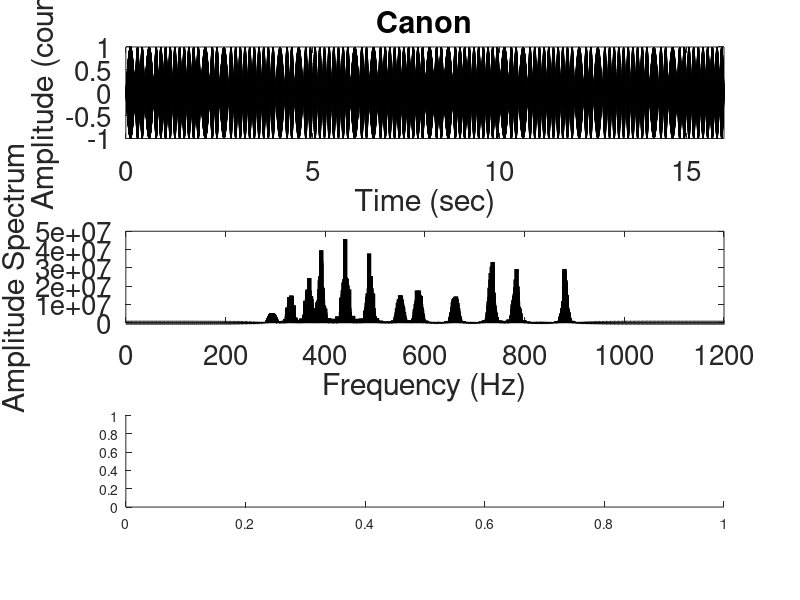

This figure's MATLAB source: (Note: this script raises an error after producing the figure.)
clear; clc; close all;
% This is a class exercise of Modern Signal Analysis and Data Processing.
% Modified from https://blog.csdn.net/stk10/article/details/8922621
% Haoran Meng, Fengjiang Ju & Wenyue Xia, Feb 14, 2023
% Modified by Mijia Chai, Fuhua Zheng, Yuxing Pan, Feb 21 2024

fs = 44100; % sampling rate 
dt = 1/fs; 

T16 = 0.125; 

t16 = 0:dt:T16; % Num:5513, from 0 to 0.125
[~, k] = size(t16); % k=5513
t4 = linspace(0,4*T16,4*k); % 0-0.5
t8 = linspace(0,2*T16,2*k); % 0-0.25
[~, i] = size(t4); % i=22052
[~, j] = size(t8); % j=11026

% Modification functions 
% (Half period of sine funcion for modificating single frequency signal)
mod4 = sin(pi*t4/t4(end)); % N=22052
mod8 = sin(pi*t8/t8(end)); % N/2
mod16 = sin(pi*t16/t16(end)); % N/4

f0 = 2*146.8; % reference frequency(standard)

%Scaling parametres
ScaleTable = [2/3 3/4 5/6 15/16 ... 
1 9/8 5/4 4/3 3/2 5/3 9/5 15/8 ... 
2 9/4 5/2 8/3 3 10/3 15/4 4 ... 
1/2 9/16 5/8]; 

% 1/4 notes 
do0f = mod4.*cos(2*pi*ScaleTable(21)*f0*t4); %mod4 and t4 have the same length.
re0f = mod4.*cos(2*pi*ScaleTable(22)*f0*t4); 
mi0f = mod4.*cos(2*pi*ScaleTable(23)*f0*t4); 
fa0f = mod4.*cos(2*pi*ScaleTable(1)*f0*t4); 
so0f = mod4.*cos(2*pi*ScaleTable(2)*f0*t4); 
la0f = mod4.*cos(2*pi*ScaleTable(3)*f0*t4); 
ti0f = mod4.*cos(2*pi*ScaleTable(4)*f0*t4);

do1f = mod4.*cos(2*pi*ScaleTable(5)*f0*t4); 
re1f = mod4.*cos(2*pi*ScaleTable(6)*f0*t4); 
mi1f = mod4.*cos(2*pi*ScaleTable(7)*f0*t4); 
fa1f = mod4.*cos(2*pi*ScaleTable(8)*f0*t4); 
so1f = mod4.*cos(2*pi*ScaleTable(9)*f0*t4); 
la1f = mod4.*cos(2*pi*ScaleTable(10)*f0*t4); 
tb1f = mod4.*cos(2*pi*ScaleTable(11)*f0*t4); 
ti1f = mod4.*cos(2*pi*ScaleTable(12)*f0*t4); 

do2f = mod4.*cos(2*pi*ScaleTable(13)*f0*t4); 
re2f = mod4.*cos(2*pi*ScaleTable(14)*f0*t4); 
mi2f = mod4.*cos(2*pi*ScaleTable(15)*f0*t4); 
fa2f = mod4.*cos(2*pi*ScaleTable(16)*f0*t4); 
so2f = mod4.*cos(2*pi*ScaleTable(17)*f0*t4); 
la2f = mod4.*cos(2*pi*ScaleTable(18)*f0*t4); 
ti2f = mod4.*cos(2*pi*ScaleTable(19)*f0*t4); 
do3f = mod4.*cos(2*pi*ScaleTable(20)*f0*t4); 

blkf = zeros(1,i); %i is the length of t4

% 1/8 notes 
fa0e = mod8.*cos(2*pi*ScaleTable(1)*f0*t8); 
so0e = mod8.*cos(2*pi*ScaleTable(2)*f0*t8); 
la0e = mod8.*cos(2*pi*ScaleTable(3)*f0*t8); 
ti0e = mod8.*cos(2*pi*ScaleTable(4)*f0*t8); 

do1e = mod8.*cos(2*pi*ScaleTable(5)*f0*t8); 
re1e = mod8.*cos(2*pi*ScaleTable(6)*f0*t8); 
mi1e = mod8.*cos(2*pi*ScaleTable(7)*f0*t8); 
fa1e = mod8.*cos(2*pi*ScaleTable(8)*f0*t8); 
so1e = mod8.*cos(2*pi*ScaleTable(9)*f0*t8); 
la1e = mod8.*cos(2*pi*ScaleTable(10)*f0*t8); 
tb1e = mod8.*cos(2*pi*ScaleTable(11)*f0*t8); 
ti1e = mod8.*cos(2*pi*ScaleTable(12)*f0*t8); 

do2e = mod8.*cos(2*pi*ScaleTable(13)*f0*t8); 
re2e = mod8.*cos(2*pi*ScaleTable(14)*f0*t8); 
mi2e = mod8.*cos(2*pi*ScaleTable(15)*f0*t8); 
fa2e = mod8.*cos(2*pi*ScaleTable(16)*f0*t8); 
so2e = mod8.*cos(2*pi*ScaleTable(17)*f0*t8); 
la2e = mod8.*cos(2*pi*ScaleTable(18)*f0*t8); 
ti2e = mod8.*cos(2*pi*ScaleTable(19)*f0*t8); 
do3e = mod8.*cos(2*pi*ScaleTable(20)*f0*t8); 
blke = zeros(1,j); %j is the length of t8

% 1/16 notes 
fa0s = mod16.*cos(2*pi*ScaleTable(1)*f0*t16); 
so0s = mod16.*cos(2*pi*ScaleTable(2)*f0*t16); 
la0s = mod16.*cos(2*pi*ScaleTable(3)*f0*t16); 
ti0s = mod16.*cos(2*pi*ScaleTable(4)*f0*t16); 
do1s = mod16.*cos(2*pi*ScaleTable(5)*f0*t16); 
re1s = mod16.*cos(2*pi*ScaleTable(6)*f0*t16); 
mi1s = mod16.*cos(2*pi*ScaleTable(7)*f0*t16); 
fa1s = mod16.*cos(2*pi*ScaleTable(8)*f0*t16); 
so1s = mod16.*cos(2*pi*ScaleTable(9)*f0*t16); 
la1s = mod16.*cos(2*pi*ScaleTable(10)*f0*t16); 
tb1s = mod16.*cos(2*pi*ScaleTable(11)*f0*t16); 
ti1s = mod16.*cos(2*pi*ScaleTable(12)*f0*t16); 
do2s = mod16.*cos(2*pi*ScaleTable(13)*f0*t16); 
re2s = mod16.*cos(2*pi*ScaleTable(14)*f0*t16); 
mi2s = mod16.*cos(2*pi*ScaleTable(15)*f0*t16); 
fa2s = mod16.*cos(2*pi*ScaleTable(16)*f0*t16); 
so2s = mod16.*cos(2*pi*ScaleTable(17)*f0*t16); 
la2s = mod16.*cos(2*pi*ScaleTable(18)*f0*t16); 
ti2s = mod16.*cos(2*pi*ScaleTable(19)*f0*t16); 
do3s = mod16.*cos(2*pi*ScaleTable(20)*f0*t16); 
blks = zeros(1,k); 

% Music production, Canon
y = [so2e mi2s fa2s so2e mi2s fa2s so2s so1s la1s ti1s ... 
do2s re2s mi2s fa2s mi2e do2s re2s... 
mi2e mi1s fa1s so1s la1s so1s fa1s so1s mi1s fa1s so1s... 
fa1e la1s so1s fa1e mi1s re1s mi1s re1s do1s re1s mi1s fa1s so1s la1s... 
fa2e la1s so1s la1e ti1s do2s so1s la1s ti1s do2s re2s mi2s fa2s so2s...% 
so2e mi2s fa2s so2e mi2s fa2s so2s so1s la1s ti1s ... 
do2s re2s mi2s fa2s mi2e do2s re2s... 
mi2e mi1s fa1s so1s la1s so1s fa1s so1s mi1s fa1s so1s... 
fa1e la1s so1s fa1e mi1s re1s mi1s re1s do1s re1s mi1s fa1s so1s la1s... 
fa2e la1s so1s la1e ti1s do2s so1s la1s ti1s do2s re2s mi2s fa2s so2s...% 
];

y = y/max(y); 
sound(y,fs);% fs is the sampling rate.
audiowrite('./Canon.wav',y,fs);% save as a wav file for playing.

%% Fourier transform.
T = 1/fs;
L = length(y);
t = (0:L-1)*T;

f = fs*(0:(L/2))/L;
Y = fft(y);% Fast Fourier transform.
P2 = abs(Y/L);
P1 = P2(1:L/2+1);
P1(2:end-1) = 2*P1(2:end-1);

%% Plot the graphs
figure
subplot(3,1,1)
plot(t,y,'k')
xlim([0 16]);
xlabel('Time (sec)')
ylabel('Amplitude (count)');
title('Canon')
set(gca,'FontSize',20)

subplot(3,1,2)
plot(f,P1/mean(P1(end-1e3:end)),'k','LineWidth',3);
xlabel('Frequency (Hz)')
xlim([0 1200])
ylabel('Amplitude Spectrum');
set(gca,'FontSize',20)


subplot(3,1,3)
[s,f,t]=spectrogram(y,1024,512,1024,fs,'yaxis');
temp = log10(abs(s));
pcolor(t,f,temp);
clim([min(temp(:))/5 max(temp(:))*2])
ylabel('Frequency (Hz)')
xlabel('Time (sec)')
colormap("jet");
xlim([0 16]); ylim([0 1200])
shading interp;%color interpolation processing to smooth color transition
set(gca,'FontSize',20)